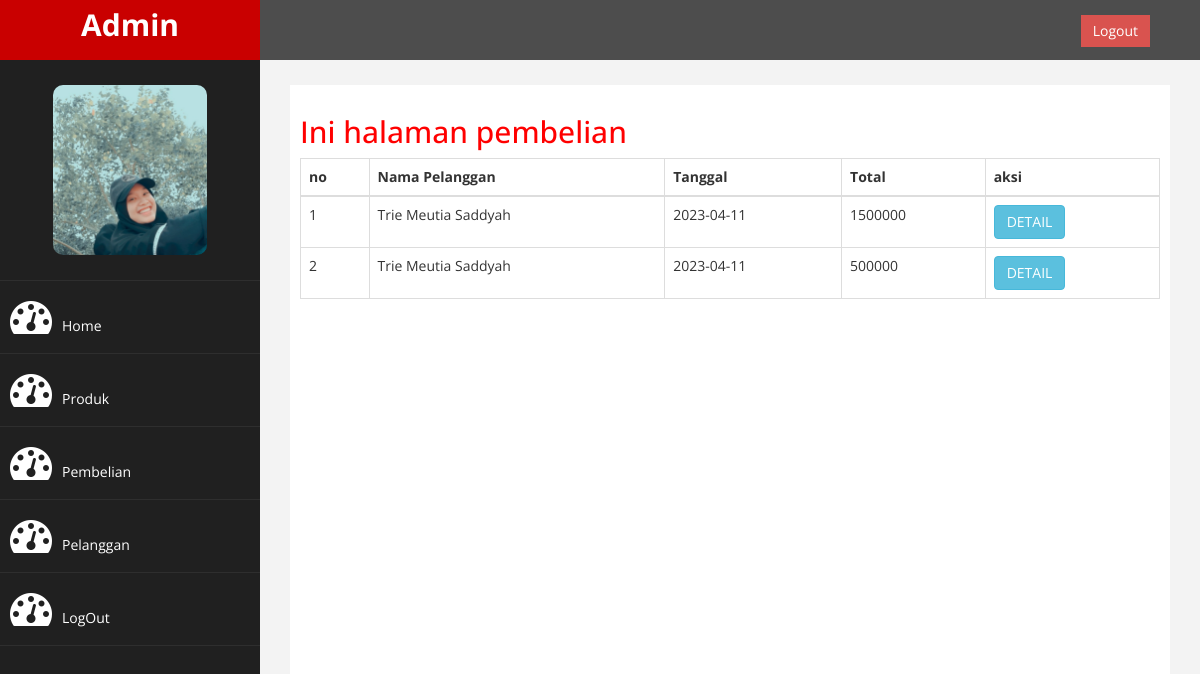
The app's page /admin/index.php?halaman=pembelian (signed in), older data.
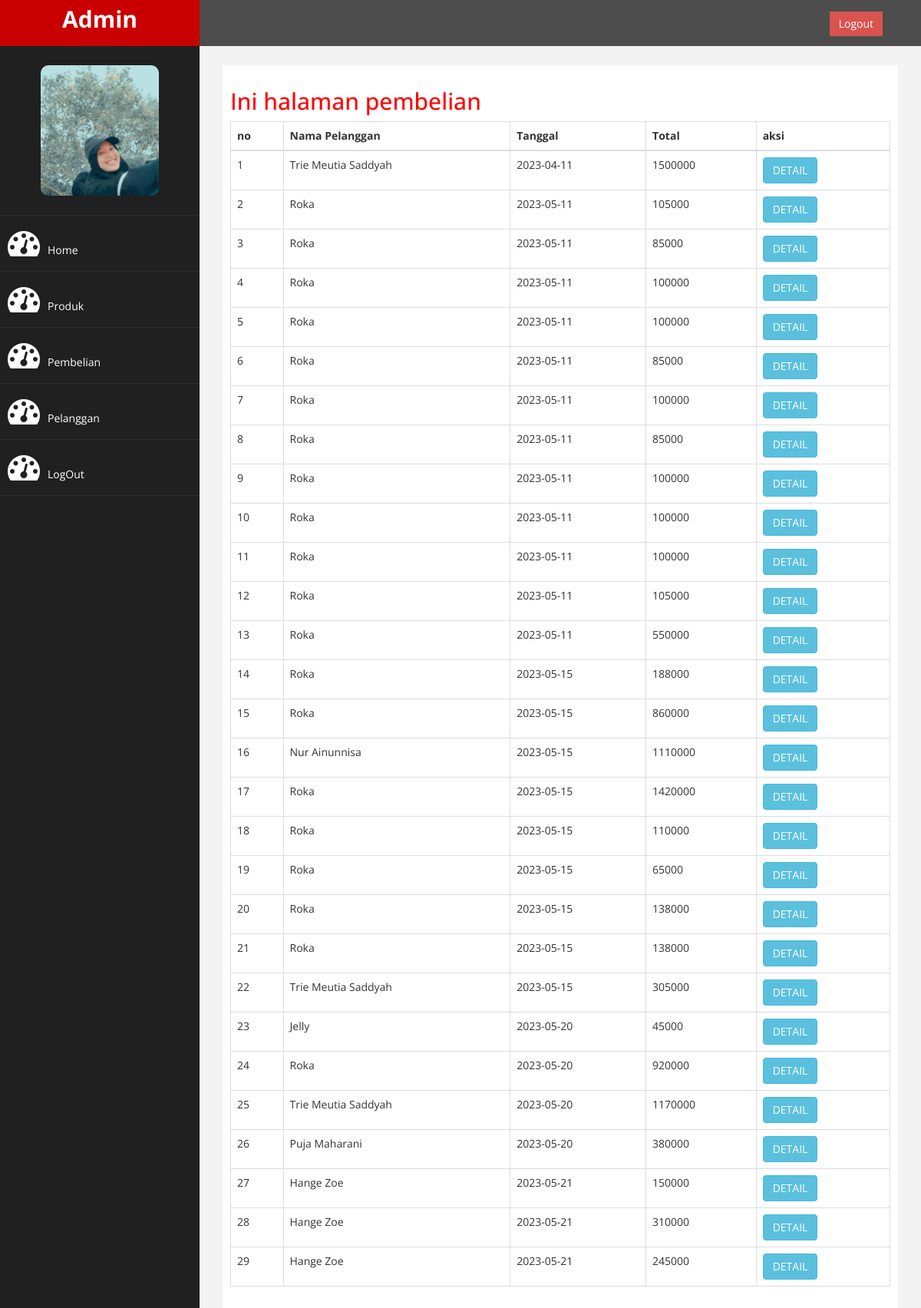
The same page, newer data.
### tables this page shows
CREATE TABLE `pembelian` (
  `id_pembelian` int(11) NOT NULL,
  `id_pelanggan` int(11) NOT NULL,
  `id_ongkir` int(11) NOT NULL,
  `tanggal_pembelian` date NOT NULL,
  `total_pembelian` int(11) NOT NULL,
  `nama_kota` varchar(100) NOT NULL,
  `tarif` int(11) NOT NULL,
  `alamat_pengiriman` text NOT NULL,
  `status_pembelian` varchar(100) NOT NULL DEFAULT 'pending'
);

CREATE TABLE `pelanggan` (
  `id_pelanggan` int(11) NOT NULL,
  `email_pelanggan` varchar(100) NOT NULL,
  `password_pelanggan` varchar(50) NOT NULL,
  `nama_pelanggan` varchar(100) NOT NULL,
  `telepon_pelanggan` varchar(25) NOT NULL,
  `alamat_pelanggan` text NOT NULL
);

### admin/pembelian.php (the view)
<h2>Ini halaman pembelian</h2>
<table  class="table table-bordered">
    <thead>
        <tr>
            <th>no</th>
            <th>Nama Pelanggan</th>
            <th>Tanggal</th>
            <th>Total</th>
            <th>aksi</th>
        </tr>
    </thead>
    <tbody>
        <?php $nomor=1; ?>
        <?php $ambil=$koneksi->query("SELECT * FROM pembelian JOIN pelanggan ON pembelian.id_pelanggan=pelanggan.id_pelanggan"); ?>
        <?php while($pecah=$ambil->fetch_assoc()) {?>
        <tr>
            <td><?php echo $nomor; ?></td>
            <td><?php echo $pecah ['nama_pelanggan']; ?></td>
            <td><?php echo $pecah ['tanggal_pembelian']; ?></td>
            <td><?php echo $pecah ['total_pembelian']; ?></td>
            <td>
                <a href="index.php?halaman=detail&id=<?php echo $pecah['id_pembelian']; ?>" class="btn btn-info">DETAIL</a>
            </td>
        </tr>
        <?php  $nomor++; ?>
        <?php } ?>
    </tbody>
</table>

### admin/index.php (shortened to what this page needs)
<?php
$koneksi = mysqli_connect("localhost", "root", "", "dbtoko");
?>
<!DOCTYPE html>
<html xmlns="http://www.w3.org/1999/xhtml">
<head>
    <link href="assets/css/bootstrap.css" rel="stylesheet" />
    <link href="assets/css/font-awesome.css" rel="stylesheet" />
    <link href="assets/js/morris/morris-0.4.3.min.css" rel="stylesheet" />
    <link href="assets/css/custom.css" rel="stylesheet" />
</head>
<body>
    <div id="wrapper">
        <nav class="navbar navbar-default navbar-cls-top " role="navigation" style="margin-bottom: 0">
            <div class="navbar-header">
                <a class="navbar-brand" href="index.html">Admin</a>
            </div>
  <div style="color: white;
padding: 15px 50px 5px 50px;
float: right;
font-size: 16px;"> &nbsp; <a href="login.html" class="btn btn-danger square-btn-adjust">Logout</a> </div>
        </nav>
                <nav class="navbar-default navbar-side" role="navigation">
            <div class="sidebar-collapse">
                <ul class="nav" id="main-menu">
				<li class="text-center">
                    <img src="assets/img/me.jpg" class="user-image img-responsive"/>
					</li>
                    <li><a href="index.php"><i class="fa fa-dashboard fa-3x"></i>Home</a></li>
                    <li><a href="index.php?halaman=produk"><i class="fa fa-dashboard fa-3x"></i>Produk</a></li>
                    <li><a href="index.php?halaman=pembelian"><i class="fa fa-dashboard fa-3x"></i>Pembelian</a></li>
                    <li><a href="index.php?halaman=pelanggan"><i class="fa fa-dashboard fa-3x"></i>Pelanggan</a></li>
                    <li><a href="index.php?halaman=logout"><i class="fa fa-dashboard fa-3x"></i>LogOut</a></li>
                </ul>
            </div>
        </nav>
        <div id="page-wrapper" >
            <div id="page-inner">
                <?php
                if (isset($_GET['halaman']))
                {
                    if ($_GET['halaman']=="produk")
                    {
                        include 'produk.php';
                    }
                    elseif ($_GET['halaman']=="pembelian")
                    {
                        include 'pembelian.php';
                    }
                    elseif ($_GET['halaman']=="pelanggan")
                    {
                        include 'pelanggan.php';
                    }
                    elseif ($_GET['halaman']=="detail")
                    {
                        include 'detail.php';
                    }
                    elseif ($_GET['halaman']=="tambahproduk")
                    {
                        include 'tambahproduk.php';
                    }
                    elseif ($_GET['halaman']=="tambahpelanggan")
                    {
                        include 'tambahpelanggan.php';
                    }
                    elseif ($_GET['halaman']=="hapusproduk")
                    {
                        include 'hapusproduk.php';
                    }
                    elseif ($_GET['halaman']=="hapuspelanggan")
                    {
                        include 'hapuspelanggan.php';
                    }
                    elseif ($_GET['halaman']=="ubahproduk")
                    {
                        include 'ubahproduk.php';
                    }
                    elseif ($_GET['halaman']=="ubahpelanggan")
                    {
                        include 'ubahpelanggan.php';
                    }
                    elseif ($_GET['halaman']=="logout")
                    {
                        include 'logout.php';
                    }
                }
                else
                {
                    include 'home.php ';
                }
                ?>
            </div>
            </div>
        </div>
</body>
</html>

### admin/assets/css/custom.css (style rules this page uses)
body { font-family: 'Open Sans', sans-serif; }
#wrapper { width: 100%; background:#202020; }
#page-wrapper { padding: 15px 15px; min-height: 600px; background:#F3F3F3; }
#page-inner { width:100%; margin:10px 20px 10px 0px; background-color:#fff!important; padding:10px; min-height:1200px; }
.text-center { text-align:center; }
h2 { color: #f00; }
.square-btn-adjust { border: 0px solid transparent; -webkit-border-radius: 0px; -moz-border-radius: 0px; border-radius: 0px; }
.user-image { margin: 25px auto; -webkit-border-radius: 10px; -moz-border-radius: 10px; border-radius: 10px; max-height:170px; max-width:170px; }
.navbar-cls-top .navbar-brand { color: #fff; background: #C90000; width: 260px; text-align: center; height: 60px; font-size: 30px; font-weight: 700; }
.sidebar-collapse , .sidebar-collapse .nav { background:none; }
.sidebar-collapse .nav { padding:0; }
.sidebar-collapse .nav > li > a { color:#fff; background:#202020; text-shadow:none; }
.sidebar-collapse > .nav > li > a { padding:15px 10px; }
.sidebar-collapse > .nav > li { border-bottom: 1px solid rgba(107, 108, 109, 0.19); }
.navbar-side { border:none; background-color: #202020; }
.navbar-cls-top { background:#4D4D4D; border-bottom:none; }
.navbar-default { border:0px solid black; }
.navbar-header { background: #A70303; }
.nav > li > a > i { margin-right:10px; }
@media (min-width:768px) { #page-wrapper { margin: 0 0 0 260px; padding: 15px 30px; min-height: 1200px; } }
@media (min-width:768px) { .navbar-side { z-index: 1; position: absolute; width: 260px; } }
@media (min-width:768px) { .navbar { border-radius: 0px; } }

Row changes from the older to the newer data that the page shows:
removed pembelian: id_pelanggan.nama_pelanggan "Trie Meutia Saddyah", tanggal_pembelian "2023-04-11", total_pembelian "500000"
added pembelian: id_pelanggan.nama_pelanggan "Roka", tanggal_pembelian "2023-05-11", total_pembelian "105000"
added pembelian: id_pelanggan.nama_pelanggan "Roka", tanggal_pembelian "2023-05-11", total_pembelian "85000"
added pembelian: id_pelanggan.nama_pelanggan "Roka", tanggal_pembelian "2023-05-11", total_pembelian "100000"
added pembelian: id_pelanggan.nama_pelanggan "Roka", tanggal_pembelian "2023-05-11", total_pembelian "100000"
added pembelian: id_pelanggan.nama_pelanggan "Roka", tanggal_pembelian "2023-05-11", total_pembelian "85000"
added pembelian: id_pelanggan.nama_pelanggan "Roka", tanggal_pembelian "2023-05-11", total_pembelian "100000"
added pembelian: id_pelanggan.nama_pelanggan "Roka", tanggal_pembelian "2023-05-11", total_pembelian "85000"
added pembelian: id_pelanggan.nama_pelanggan "Roka", tanggal_pembelian "2023-05-11", total_pembelian "100000"
added pembelian: id_pelanggan.nama_pelanggan "Roka", tanggal_pembelian "2023-05-11", total_pembelian "100000"
added pembelian: id_pelanggan.nama_pelanggan "Roka", tanggal_pembelian "2023-05-11", total_pembelian "100000"
added pembelian: id_pelanggan.nama_pelanggan "Roka", tanggal_pembelian "2023-05-11", total_pembelian "105000"
added pembelian: id_pelanggan.nama_pelanggan "Roka", tanggal_pembelian "2023-05-11", total_pembelian "550000"
added pembelian: id_pelanggan.nama_pelanggan "Roka", tanggal_pembelian "2023-05-15", total_pembelian "188000"
added pembelian: id_pelanggan.nama_pelanggan "Roka", tanggal_pembelian "2023-05-15", total_pembelian "860000"
added pembelian: id_pelanggan.nama_pelanggan "Nur Ainunnisa", tanggal_pembelian "2023-05-15", total_pembelian "1110000"
added pembelian: id_pelanggan.nama_pelanggan "Roka", tanggal_pembelian "2023-05-15", total_pembelian "1420000"
added pembelian: id_pelanggan.nama_pelanggan "Roka", tanggal_pembelian "2023-05-15", total_pembelian "110000"
added pembelian: id_pelanggan.nama_pelanggan "Roka", tanggal_pembelian "2023-05-15", total_pembelian "65000"
added pembelian: id_pelanggan.nama_pelanggan "Roka", tanggal_pembelian "2023-05-15", total_pembelian "138000"
added pembelian: id_pelanggan.nama_pelanggan "Roka", tanggal_pembelian "2023-05-15", total_pembelian "138000"
added pembelian: id_pelanggan.nama_pelanggan "Trie Meutia Saddyah", tanggal_pembelian "2023-05-15", total_pembelian "305000"
added pembelian: id_pelanggan.nama_pelanggan "Jelly", tanggal_pembelian "2023-05-20", total_pembelian "45000"
added pembelian: id_pelanggan.nama_pelanggan "Roka", tanggal_pembelian "2023-05-20", total_pembelian "920000"
added pembelian: id_pelanggan.nama_pelanggan "Trie Meutia Saddyah", tanggal_pembelian "2023-05-20", total_pembelian "1170000"
added pembelian: id_pelanggan.nama_pelanggan "Puja Maharani", tanggal_pembelian "2023-05-20", total_pembelian "380000"
added pembelian: id_pelanggan.nama_pelanggan "Hange Zoe", tanggal_pembelian "2023-05-21", total_pembelian "150000"
added pembelian: id_pelanggan.nama_pelanggan "Hange Zoe", tanggal_pembelian "2023-05-21", total_pembelian "310000"
added pembelian: id_pelanggan.nama_pelanggan "Hange Zoe", tanggal_pembelian "2023-05-21", total_pembelian "245000"
